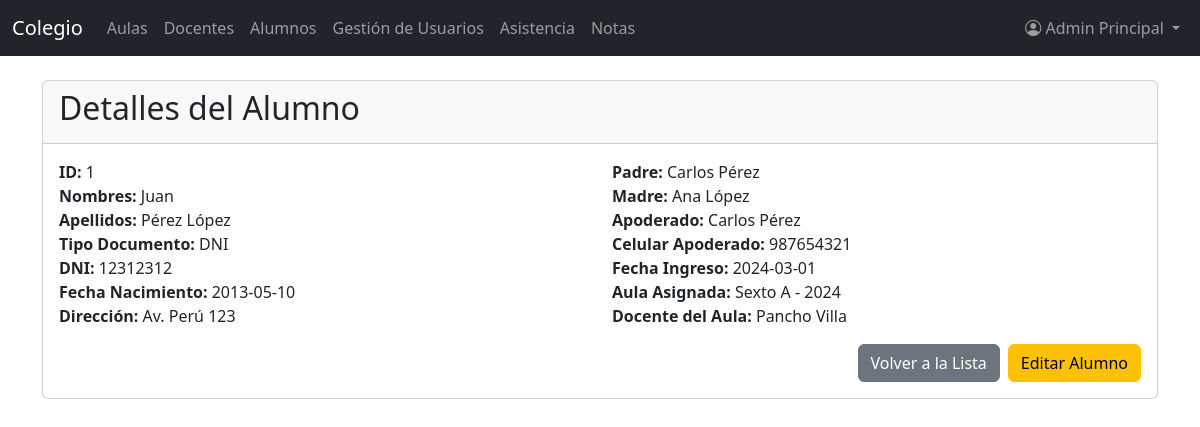
The page /index.php?controller=alumno&action=show&id=1 (signed in) on the database its author committed.
### tables this page shows
CREATE TABLE `alumnos` (
  `id` int(11) NOT NULL,
  `tipo_documento` varchar(20) DEFAULT NULL,
  `dni` varchar(20) DEFAULT NULL,
  `nombres` varchar(100) DEFAULT NULL,
  `apellido_paterno` varchar(100) DEFAULT NULL,
  `apellido_materno` varchar(100) DEFAULT NULL,
  `fecha_nacimiento` date DEFAULT NULL,
  `direccion` varchar(150) DEFAULT NULL,
  `padre` varchar(100) DEFAULT NULL,
  `madre` varchar(100) DEFAULT NULL,
  `apoderado` varchar(100) DEFAULT NULL,
  `celular_apoderado` varchar(20) DEFAULT NULL,
  `fecha_ingreso` date DEFAULT NULL,
  `grupo_id` int(11) DEFAULT NULL,
  `nota_ponderada` decimal(5,2) DEFAULT NULL
);

CREATE TABLE `grados` (
  `id` int(11) NOT NULL,
  `nombre` varchar(20) DEFAULT NULL
);

CREATE TABLE `secciones` (
  `id` int(11) NOT NULL,
  `nombre` varchar(5) DEFAULT NULL
);

CREATE TABLE `anios` (
  `id` int(11) NOT NULL,
  `nombre` varchar(10) DEFAULT NULL
);

CREATE TABLE `docentes` (
  `id` int(11) NOT NULL,
  `usuario_id` int(11) NOT NULL,
  `nombres` varchar(100) NOT NULL,
  `apellido_paterno` varchar(100) NOT NULL,
  `apellido_materno` varchar(100) DEFAULT NULL,
  `documento` varchar(20) DEFAULT NULL,
  `telefono` varchar(20) DEFAULT NULL,
  `direccion` varchar(120) DEFAULT NULL,
  `foto` varchar(200) DEFAULT NULL,
  `anio_ingreso` int(11) DEFAULT NULL
);

### controllers/AlumnoController.php (called while the page is built, shortened)
<?php
class AlumnoController {
    public function show() {
        $id = isset($_GET['id']) ? $_GET['id'] : die('ERROR: ID de alumno no encontrado.');
        include_once 'models/Alumno.php';
        $database = new Database();
        $db = $database->connect();
        $alumno = new Alumno($db);
        $alumno_data = $alumno->readOne($id);
        include_once 'views/alumnos/show.php';
    }
}
?>

### models/Alumno.php (called while the page is built, shortened)
<?php
class Alumno {
    private $conn;
    private $table = 'alumnos';
    public function __construct($db) {
        $this->conn = $db;
    }
    public function readOne($id) {
        $query = 'SELECT
            a.id,
            a.tipo_documento,
            a.dni,
            a.nombres,
            a.apellido_paterno,
            a.apellido_materno,
            a.fecha_nacimiento,
            a.direccion,
            a.padre,
            a.madre,
            a.apoderado,
            a.celular_apoderado,
            a.fecha_ingreso,
            a.grupo_id,
            g.id as grupo_id_actual,
            gr.nombre as grado,
            s.nombre as seccion,
            an.nombre as anio,
            d.nombres as docente_nombres,
            d.apellido_paterno as docente_apellido_paterno
        FROM
            ' . $this->table . ' a
        LEFT JOIN
            grupos g ON a.grupo_id = g.id
        LEFT JOIN
            grados gr ON g.grado_id = gr.id
        LEFT JOIN
            secciones s ON g.seccion_id = s.id
        LEFT JOIN
            anios an ON g.anio_id = an.id
        LEFT JOIN
            docentes d ON g.docente_id = d.id
        WHERE
            a.id = :id
        LIMIT 1';
        $stmt = $this->conn->prepare($query);
        $stmt->bindParam(':id', $id);
        $stmt->execute();
        return $stmt->fetch(PDO::FETCH_ASSOC);
    }
}
?>

### views/alumnos/show.php (the view)
<?php include_once 'views/layout/header.php'; ?>
<div class="card">
    <div class="card-header">
        <h2 class="card-title">Detalles del Alumno</h2>
    </div>
    <div class="card-body">
        <div class="row mb-3">
            <div class="col-md-6">
                <strong>ID:</strong> <?php echo htmlspecialchars($alumno_data['id']); ?><br>
                <strong>Nombres:</strong> <?php echo htmlspecialchars($alumno_data['nombres']); ?><br>
                <strong>Apellidos:</strong> <?php echo htmlspecialchars($alumno_data['apellido_paterno'] . ' ' . $alumno_data['apellido_materno']); ?><br>
                <strong>Tipo Documento:</strong> <?php echo htmlspecialchars($alumno_data['tipo_documento']); ?><br>
                <strong>DNI:</strong> <?php echo htmlspecialchars($alumno_data['dni']); ?><br>
                <strong>Fecha Nacimiento:</strong> <?php echo htmlspecialchars($alumno_data['fecha_nacimiento']); ?><br>
                <strong>Dirección:</strong> <?php echo htmlspecialchars($alumno_data['direccion']); ?><br>
            </div>
            <div class="col-md-6">
                <strong>Padre:</strong> <?php echo htmlspecialchars($alumno_data['padre']); ?><br>
                <strong>Madre:</strong> <?php echo htmlspecialchars($alumno_data['madre']); ?><br>
                <strong>Apoderado:</strong> <?php echo htmlspecialchars($alumno_data['apoderado']); ?><br>
                <strong>Celular Apoderado:</strong> <?php echo htmlspecialchars($alumno_data['celular_apoderado']); ?><br>
                <strong>Fecha Ingreso:</strong> <?php echo htmlspecialchars($alumno_data['fecha_ingreso']); ?><br>
                <strong>Aula Asignada:</strong> <?php echo htmlspecialchars($alumno_data['grado'] . ' ' . $alumno_data['seccion'] . ' - ' . $alumno_data['anio']); ?><br>
                <strong>Docente del Aula:</strong> <?php echo htmlspecialchars($alumno_data['docente_nombres'] . ' ' . $alumno_data['docente_apellido_paterno']); ?><br>
            </div>
        </div>
        <div class="d-flex justify-content-end">
            <a href="index.php?controller=alumno&action=index" class="btn btn-secondary me-2">Volver a la Lista</a>
            <a href="index.php?controller=alumno&action=edit&id=<?php echo htmlspecialchars($alumno_data['id']); ?>" class="btn btn-warning">Editar Alumno</a>
        </div>
    </div>
</div>
<?php include_once 'views/layout/footer.php'; ?>

### rows shown on the page
alumnos: id "1", nombres "Juan", apellido_paterno+apellido_materno "Pérez López", tipo_documento "DNI", dni "12312312", fecha_nacimiento "2013-05-10", direccion "Av. Perú 123", padre "Carlos Pérez", madre "Ana López", apoderado "Carlos Pérez", celular_apoderado "987654321", fecha_ingreso "2024-03-01", grados.nombre "Sexto A - 2024", docentes.nombres+apellido_paterno "Pancho Villa"

### other values the page prints
$_SESSION['user_name'] "Admin Principal"
